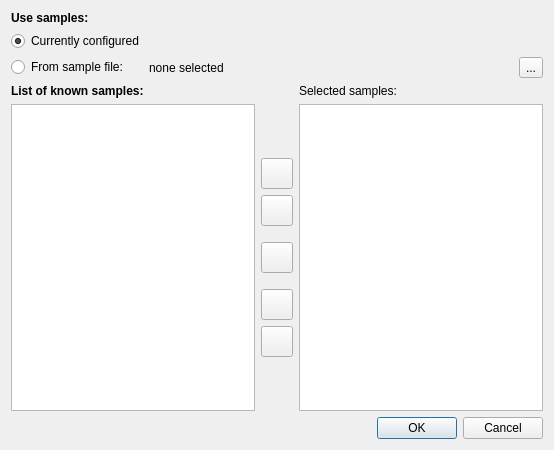
<?xml version="1.0" encoding="UTF-8"?>
<ui version="4.0">
 <class>Dialog</class>
 <widget class="QDialog" name="Dialog">
  <property name="geometry">
   <rect>
    <x>0</x>
    <y>0</y>
    <width>554</width>
    <height>450</height>
   </rect>
  </property>
  <property name="windowTitle">
   <string>Sample settings</string>
  </property>
  <layout class="QGridLayout" name="gridLayout">
   <item row="1" column="3">
    <widget class="QLabel" name="label">
     <property name="frameShape">
      <enum>QFrame::NoFrame</enum>
     </property>
     <property name="frameShadow">
      <enum>QFrame::Plain</enum>
     </property>
     <property name="text">
      <string>Selected samples:</string>
     </property>
    </widget>
   </item>
   <item row="2" column="3">
    <widget class="QListWidget" name="selList">
     <property name="dragEnabled">
      <bool>true</bool>
     </property>
     <property name="dragDropMode">
      <enum>QAbstractItemView::DragDrop</enum>
     </property>
     <property name="defaultDropAction">
      <enum>Qt::MoveAction</enum>
     </property>
    </widget>
   </item>
   <item row="2" column="2">
    <layout class="QVBoxLayout" name="verticalLayout">
     <item>
      <spacer name="verticalSpacer">
       <property name="orientation">
        <enum>Qt::Vertical</enum>
       </property>
       <property name="sizeHint" stdset="0">
        <size>
         <width>20</width>
         <height>40</height>
        </size>
       </property>
      </spacer>
     </item>
     <item>
      <widget class="QToolButton" name="rightBtn">
       <property name="toolTip">
        <string>Move highlighted samples into the Selected list</string>
       </property>
       <property name="icon">
        <iconset resource="../../../resources/nicos-gui.qrc">
         <normaloff>:/next</normaloff>:/next</iconset>
       </property>
       <property name="iconSize">
        <size>
         <width>24</width>
         <height>24</height>
        </size>
       </property>
      </widget>
     </item>
     <item>
      <widget class="QToolButton" name="leftBtn">
       <property name="toolTip">
        <string>Remove highlighted samples from the Selected list</string>
       </property>
       <property name="icon">
        <iconset resource="../../../resources/nicos-gui.qrc">
         <normaloff>:/previous</normaloff>:/previous</iconset>
       </property>
       <property name="iconSize">
        <size>
         <width>24</width>
         <height>24</height>
        </size>
       </property>
      </widget>
     </item>
     <item>
      <spacer name="verticalSpacer_4">
       <property name="orientation">
        <enum>Qt::Vertical</enum>
       </property>
       <property name="sizeType">
        <enum>QSizePolicy::Fixed</enum>
       </property>
       <property name="sizeHint" stdset="0">
        <size>
         <width>20</width>
         <height>10</height>
        </size>
       </property>
      </spacer>
     </item>
     <item>
      <widget class="QToolButton" name="clearBtn">
       <property name="toolTip">
        <string>Clear Selected list</string>
       </property>
       <property name="icon">
        <iconset resource="../../../resources/nicos-gui.qrc">
         <normaloff>:/emergency</normaloff>:/emergency</iconset>
       </property>
       <property name="iconSize">
        <size>
         <width>24</width>
         <height>24</height>
        </size>
       </property>
      </widget>
     </item>
     <item>
      <spacer name="verticalSpacer_3">
       <property name="orientation">
        <enum>Qt::Vertical</enum>
       </property>
       <property name="sizeType">
        <enum>QSizePolicy::Fixed</enum>
       </property>
       <property name="sizeHint" stdset="0">
        <size>
         <width>20</width>
         <height>10</height>
        </size>
       </property>
      </spacer>
     </item>
     <item>
      <widget class="QToolButton" name="upBtn">
       <property name="toolTip">
        <string>Move sample up in the Selected list</string>
       </property>
       <property name="icon">
        <iconset resource="../../../resources/nicos-gui.qrc">
         <normaloff>:/up</normaloff>:/up</iconset>
       </property>
       <property name="iconSize">
        <size>
         <width>24</width>
         <height>24</height>
        </size>
       </property>
      </widget>
     </item>
     <item>
      <widget class="QToolButton" name="downBtn">
       <property name="toolTip">
        <string>Move sample down in the Selected list</string>
       </property>
       <property name="icon">
        <iconset resource="../../../resources/nicos-gui.qrc">
         <normaloff>:/down</normaloff>:/down</iconset>
       </property>
       <property name="iconSize">
        <size>
         <width>24</width>
         <height>24</height>
        </size>
       </property>
      </widget>
     </item>
     <item>
      <spacer name="verticalSpacer_2">
       <property name="orientation">
        <enum>Qt::Vertical</enum>
       </property>
       <property name="sizeHint" stdset="0">
        <size>
         <width>20</width>
         <height>40</height>
        </size>
       </property>
      </spacer>
     </item>
    </layout>
   </item>
   <item row="3" column="2" colspan="2">
    <widget class="QDialogButtonBox" name="buttonBox">
     <property name="orientation">
      <enum>Qt::Horizontal</enum>
     </property>
     <property name="standardButtons">
      <set>QDialogButtonBox::Cancel|QDialogButtonBox::Ok</set>
     </property>
    </widget>
   </item>
   <item row="2" column="0" colspan="2">
    <widget class="QListWidget" name="allList">
     <property name="selectionMode">
      <enum>QAbstractItemView::MultiSelection</enum>
     </property>
    </widget>
   </item>
   <item row="1" column="0">
    <widget class="QLabel" name="label_2">
     <property name="font">
      <font>
       <bold>true</bold>
      </font>
     </property>
     <property name="text">
      <string>List of known samples:</string>
     </property>
    </widget>
   </item>
   <item row="0" column="0" colspan="4">
    <layout class="QVBoxLayout" name="verticalLayout_2">
     <item>
      <widget class="QLabel" name="label_3">
       <property name="font">
        <font>
         <bold>true</bold>
        </font>
       </property>
       <property name="text">
        <string>Use samples:</string>
       </property>
      </widget>
     </item>
     <item>
      <widget class="QRadioButton" name="currentSamplesBtn">
       <property name="text">
        <string>Currently configured</string>
       </property>
       <property name="checked">
        <bool>true</bool>
       </property>
      </widget>
     </item>
     <item>
      <layout class="QHBoxLayout" name="horizontalLayout">
       <item>
        <widget class="QRadioButton" name="sampleFileBtn">
         <property name="text">
          <string>From sample file:</string>
         </property>
        </widget>
       </item>
       <item>
        <spacer name="horizontalSpacer">
         <property name="orientation">
          <enum>Qt::Horizontal</enum>
         </property>
         <property name="sizeType">
          <enum>QSizePolicy::Fixed</enum>
         </property>
         <property name="sizeHint" stdset="0">
          <size>
           <width>15</width>
           <height>20</height>
          </size>
         </property>
        </spacer>
       </item>
       <item>
        <widget class="QLabel" name="sampleFileLbl">
         <property name="sizePolicy">
          <sizepolicy hsizetype="Expanding" vsizetype="Preferred">
           <horstretch>0</horstretch>
           <verstretch>0</verstretch>
          </sizepolicy>
         </property>
         <property name="text">
          <string>none selected</string>
         </property>
        </widget>
       </item>
       <item>
        <widget class="QToolButton" name="fileSelectBtn">
         <property name="text">
          <string>...</string>
         </property>
        </widget>
       </item>
      </layout>
     </item>
    </layout>
   </item>
  </layout>
 </widget>
 <tabstops>
  <tabstop>allList</tabstop>
  <tabstop>rightBtn</tabstop>
  <tabstop>leftBtn</tabstop>
  <tabstop>clearBtn</tabstop>
  <tabstop>upBtn</tabstop>
  <tabstop>downBtn</tabstop>
  <tabstop>selList</tabstop>
  <tabstop>buttonBox</tabstop>
 </tabstops>
 <resources>
  <include location="../../../resources/nicos-gui.qrc"/>
 </resources>
 <connections>
  <connection>
   <sender>buttonBox</sender>
   <signal>accepted()</signal>
   <receiver>Dialog</receiver>
   <slot>accept()</slot>
   <hints>
    <hint type="sourcelabel">
     <x>248</x>
     <y>254</y>
    </hint>
    <hint type="destinationlabel">
     <x>157</x>
     <y>274</y>
    </hint>
   </hints>
  </connection>
  <connection>
   <sender>buttonBox</sender>
   <signal>rejected()</signal>
   <receiver>Dialog</receiver>
   <slot>reject()</slot>
   <hints>
    <hint type="sourcelabel">
     <x>316</x>
     <y>260</y>
    </hint>
    <hint type="destinationlabel">
     <x>286</x>
     <y>274</y>
    </hint>
   </hints>
  </connection>
 </connections>
</ui>
